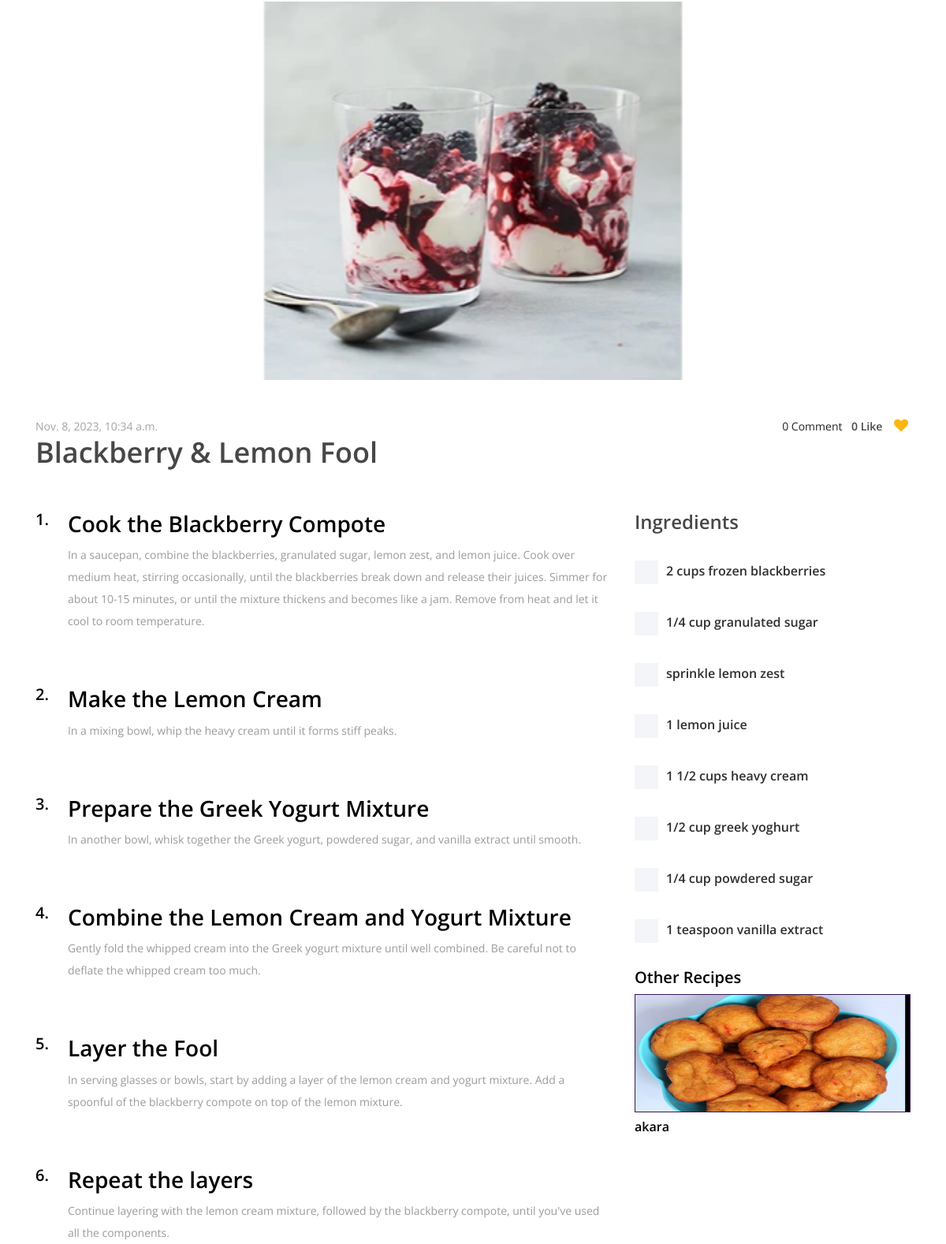
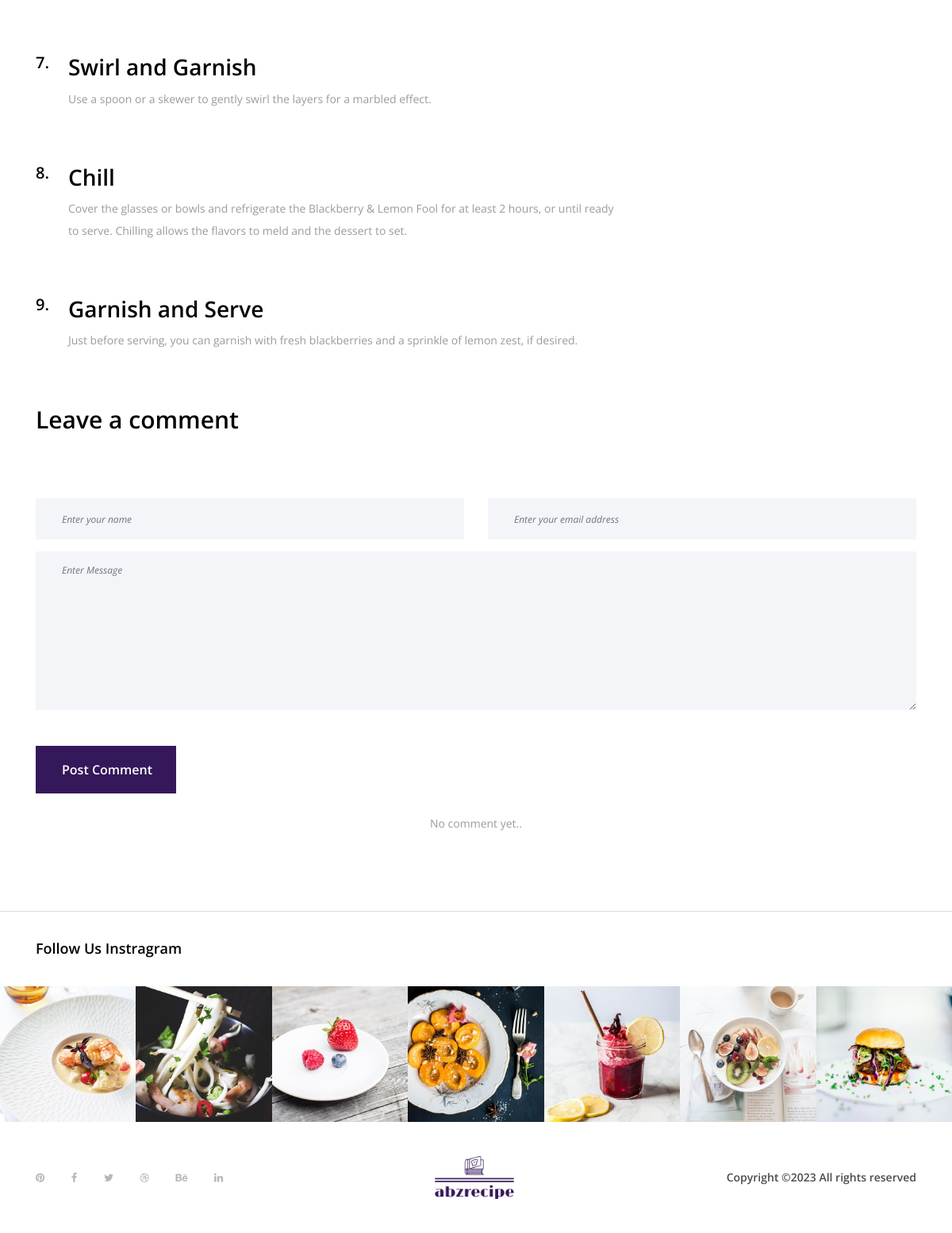
Page /recipes/50 (lower part) on the earlier database version (2 pictures, top to bottom).
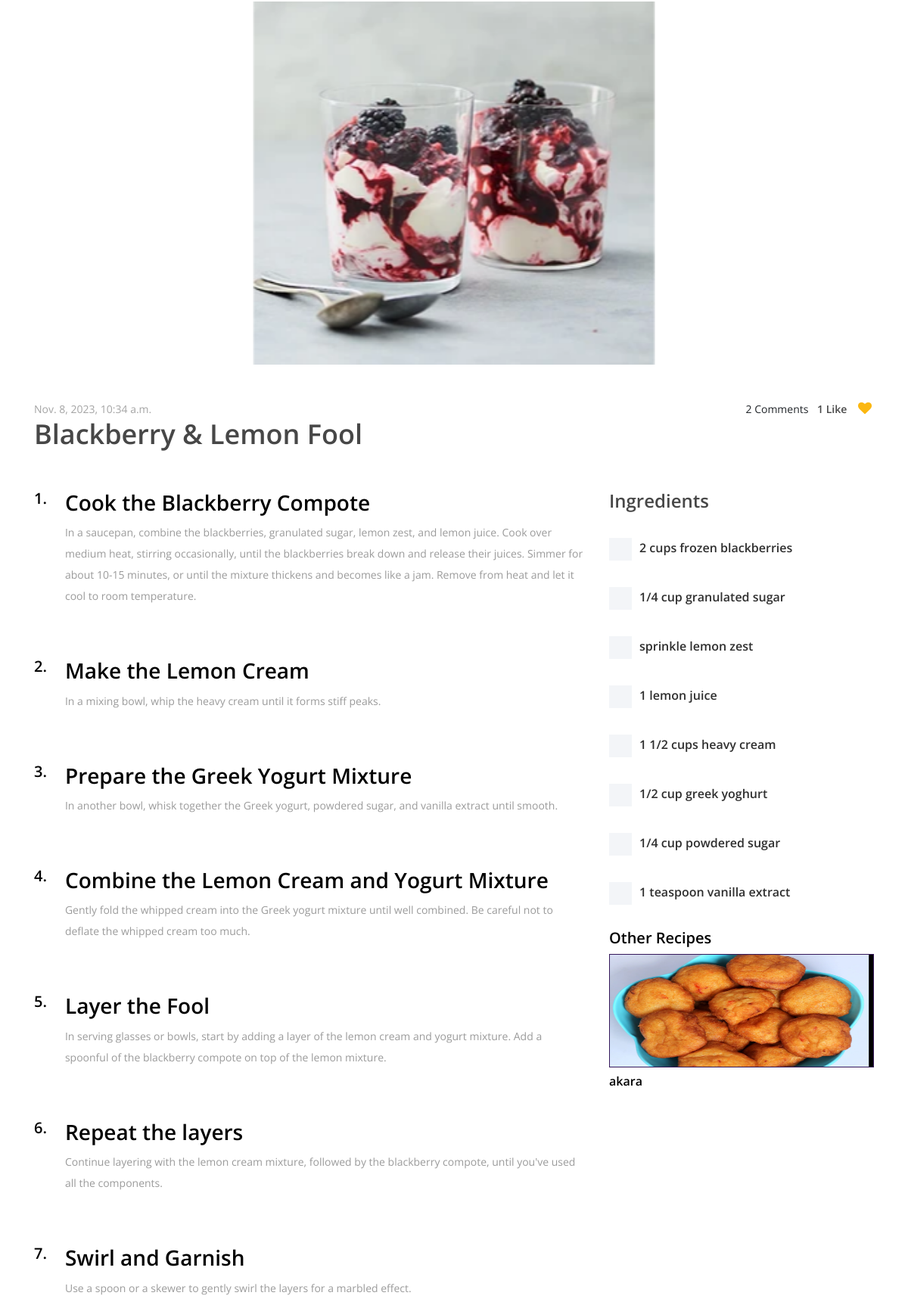
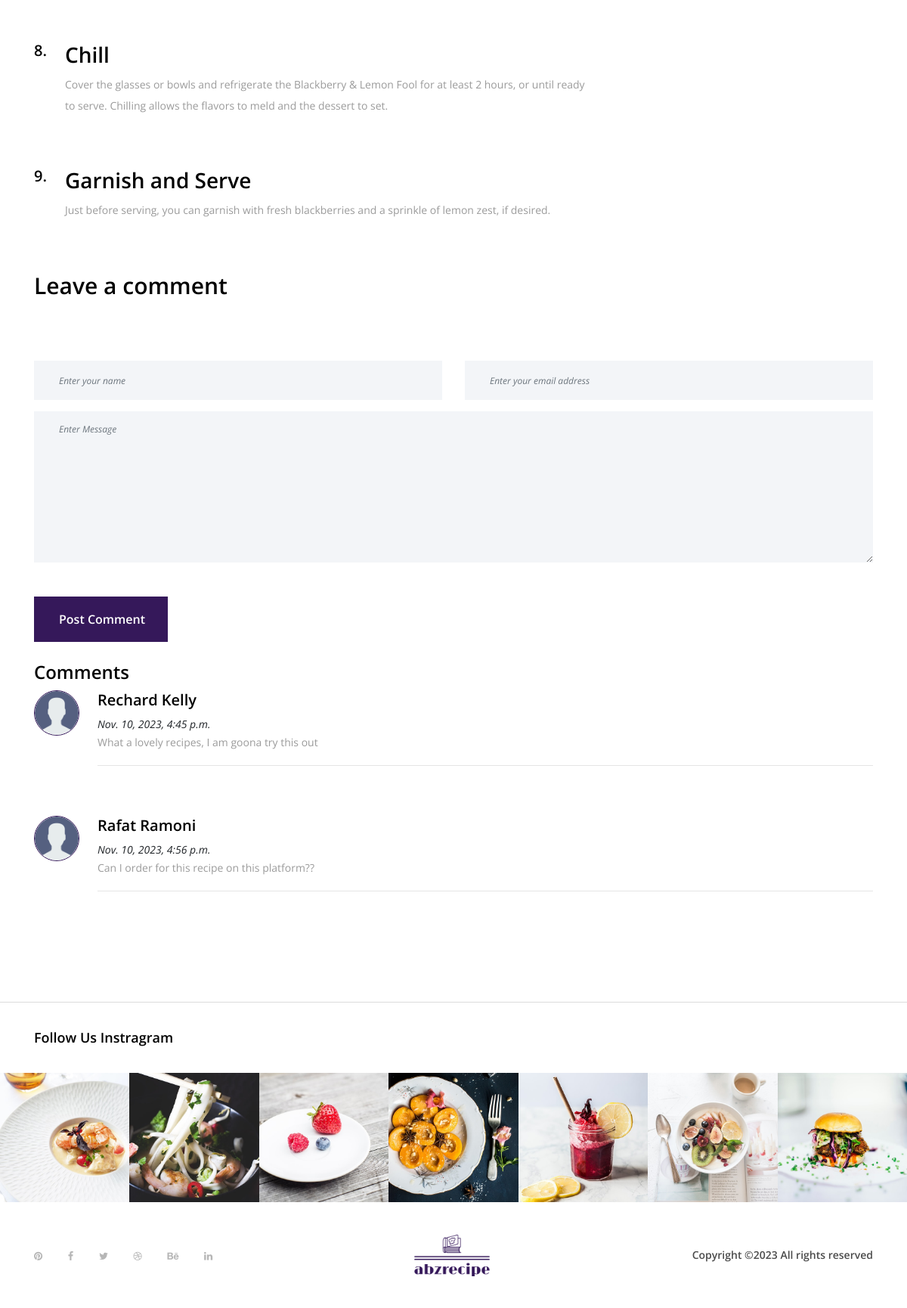
Same page on the later database version (2 pictures, top to bottom).
### recipe/models.py (models this page shows, shortened)
class RecipeStep(models.Model):
    recipe = models.ForeignKey(Recipe, on_delete=models.CASCADE)
    title = models.TextField(max_length=250, blank=True)
    content = models.TextField(max_length=800)
    created_at = models.DateTimeField(auto_now_add=True)

class RecipeIngredient(models.Model):
    recipe = models.ForeignKey(Recipe, on_delete=models.CASCADE)
    ingredient = models.ForeignKey(Ingredient, on_delete=models.CASCADE)
    quantity = models.TextField(blank=True, null=True)

class Ingredient(models.Model):
    title = models.CharField(max_length=100, unique=True)
    def __str__(self):
        return f"{self.title}"

class Recipe(models.Model):
    title = models.TextField(max_length=100, blank=True)
    description = models.TextField(max_length=500, blank=True)
    created_by = models.ForeignKey(User,  on_delete=models.SET_NULL, null=True)
    image = models.ImageField(upload_to='media/recipe_images/')
    created_at = models.DateTimeField(auto_now_add=True)
    special = models.BooleanField(default=False);

class Comment(models.Model):
    name = models.CharField(max_length=100)
    email = models.CharField(max_length=150)
    message = models.CharField(max_length=1050)
    recipe = models.ForeignKey(Recipe, on_delete=models.CASCADE)
    created_at = models.DateTimeField(auto_now_add=True, null=True)

### recipe/views.py (the view, shortened to what this page needs)
# urls.py: path('<int:recipe_id>', views.recipe_detail, name='recipe_detail'),
def recipe_detail(request, recipe_id):
    comment_form = CommentForm()
    categories = Category.objects.all()
    recipe = get_object_or_404(Recipe, pk=recipe_id)
    ingredients = RecipeIngredient.objects.filter(recipe=recipe)
    steps =RecipeStep.objects.filter(recipe=recipe)
    recipe_categories = RecipeCategory.objects.filter(recipe=recipe)
    related_recipes = Recipe.objects.filter(
        recipecategory__category__in=recipe_categories.values_list('category', flat=True)
    ).exclude(pk=recipe_id).distinct()
    comments = Comment.objects.filter(recipe=recipe)
    recipe_favorite_list = FavoriteRecipe.objects.filter(recipe=recipe)
    like_by_user = ''
    if request.user.is_authenticated:
        like_by_user = FavoriteRecipe.objects.filter(user=request.user, recipe=recipe)
    return render(request, 'recipe/recipe.html', {
        'comment_form': comment_form,
        'recipe':recipe,
        'categories':categories,
        'ingredients': ingredients,
        'steps': steps,
        'related_recipes': related_recipes,
        'comments':comments,
        'recipe_favorite_list': recipe_favorite_list,
        'like_by_user': like_by_user
        })

### recipe/forms.py
class CommentForm(forms.ModelForm):
    name = forms.CharField(widget=forms.TextInput(attrs={
        'placeholder': 'Enter your name',
        'class': 'form-control input-lg'
        }), required=True)
    email = forms.EmailField(widget=forms.EmailInput(attrs={
            'placeholder': 'Enter your email address',
            'class': 'form-control input-lg'
        }), required=True)
    message = forms.CharField(widget=forms.Textarea(attrs={
        'placeholder': 'Enter Message',
        'class': 'form-control input-lg'
        }), required=True)
    class Meta:
        model = Comment
        fields = ('name', 'email', 'message' )

### recipe/templates/recipe/recipe.html (shortened to what the changed rows need)
{% extends 'base/base.html'%}
{% load static %}
{% block content %}
<div class="receipe-post-area section-padding-80">
    <div class="receipe-content-area">
        <div class="container">
            <div class="row">
                <div class="col-12 col-md-8">
                    <div class="receipe-headline my-5">
                        <h2 class="text-capitalize">{{ recipe.title}}</h2>
                    </div>
                </div>
                <div class="col-12 col-md-4">
                    <div class="receipe-ratings text-right my-5">
                        <div class="ratings">
                            {% if comments|length == 1 %}
                                <span class="mr-2">{{ comments|length }} Comment</span>
                            {% elif comments|length > 1 %}
                                <span class="mr-2">{{ comments|length }} Comments</span>
                            {% else %}
                                <span class="mr-2">0 Comment</span>
                            {% endif %}
                            <a href="{% url 'like_recipe' recipe_id=recipe.id %}" class="{% if like_by_user|length > 0 %} liked {% endif %}" title="{% if like_by_user|length > 0 %}  Click to unlike recipe {% else %} Click to like recipe {% endif %}">
                                {% if recipe_favorite_list|length == 1 %}
                                    <span class="mr-2">{{ recipe_favorite_list|length }} Like</span>
                                {% elif recipe_favorite_list|length > 1 %}
                                    <span class="mr-2">{{ recipe_favorite_list|length }} Likes</span>
                                {% else %}
                                    <span class="mr-2">0 Like</span>
                                {% endif %}
                                <span>
                                    <i class="fa fa-heart  {% if like_by_user|length > 0 %} liked {% endif %}" aria-hidden="true" ></i>
                                </span>
                            </a>
                        </div>
                    </div>
                </div>
            </div>
            <div class="row">
                <div class="col-12 col-lg-8">
                    {%  for step in steps %}
                        <div class="single-preparation-step d-flex">
                            <h5>{{ forloop.counter }}.</h5>
                            <div class="ml-4">
                                <h3>{{ step.title }}</h3>
                                <p>{{ step.content}}</p>
                            </div>
                        </div>
                    {%  endfor %}
                </div>
                <div class="col-12 col-lg-4">
                    <div class="ingredients">
                        {% for ingredient in ingredients %}
                            <div class="custom-control custom-checkbox">
                                <label class="custom-control-label" for="customCheck1">{{ ingredient.quantity }} {{ ingredient.ingredient }}</label>
                            </div>
                        {% endfor %}
                    </div>
                    <div class="mt-3">
                        <div class="receipe-slider owl-carousel  owl-theme">
                            {% for related_recipe in related_recipes%}
                                <div class="item">
                                    <img src="{{ related_recipe.image.url }}" class="related-recipe-img mb-2" alt="">
                                    <a href="{% url 'recipe_detail' recipe_id=related_recipe.id %}" class="my-2"><h6>{{related_recipe.title}}</h6></a>
                                </div>
                            {% endfor %}
                        </div>
                    </div>
                </div>
            </div>
            <div class="row">
               {%  if comments|length > 0 %}
                    <div class="col-12 mt-4">
                        <h4>Comments</h4>
                        {%  for comment in comments %}
                        <div class="single-preparation-step d-flex">
                            <img class="cmt-img" src="{% static 'img/blog-img/user.png' %}" alt="{{comment.name}}">
                            <div class="ml-4 w-100 flex-1">
                                <h5 class="text-capitalize">{{ comment.name }}</h5>
                                <span style="font-style: italic;">{{comment.created_at}}</span>
                                <p>{{ comment.message}}</p>
                                <hr>
                            </div>
                        </div>
                    {%  endfor %}
                    </div>
                {%  else %}
                <div class="col-12 mt-4">
                    <p class="text-center">No comment yet..</p>
                </div>
                 {%  endif %}
            </div>
        </div>
    </div>
</div>
{% endblock %}

Differences in the rows shown:
added Comment: name "Rechard Kelly", created_at "Nov. 10, 2023, 4:45 p.m.", message "What a lovely recipes, I am goona try this out"
added Comment: name "Rafat Ramoni", created_at "Nov. 10, 2023, 4:56 p.m.", message "Can I order for this recipe on this platform??"
Other differences:
{{ comments|length }}: (not shown) → "2"
{{ recipe_favorite_list|length }}: (not shown) → "1"
text no longer shown: "0 Comment 0 Like No comment yet.."
text now shown: "Comments Like Comments"
